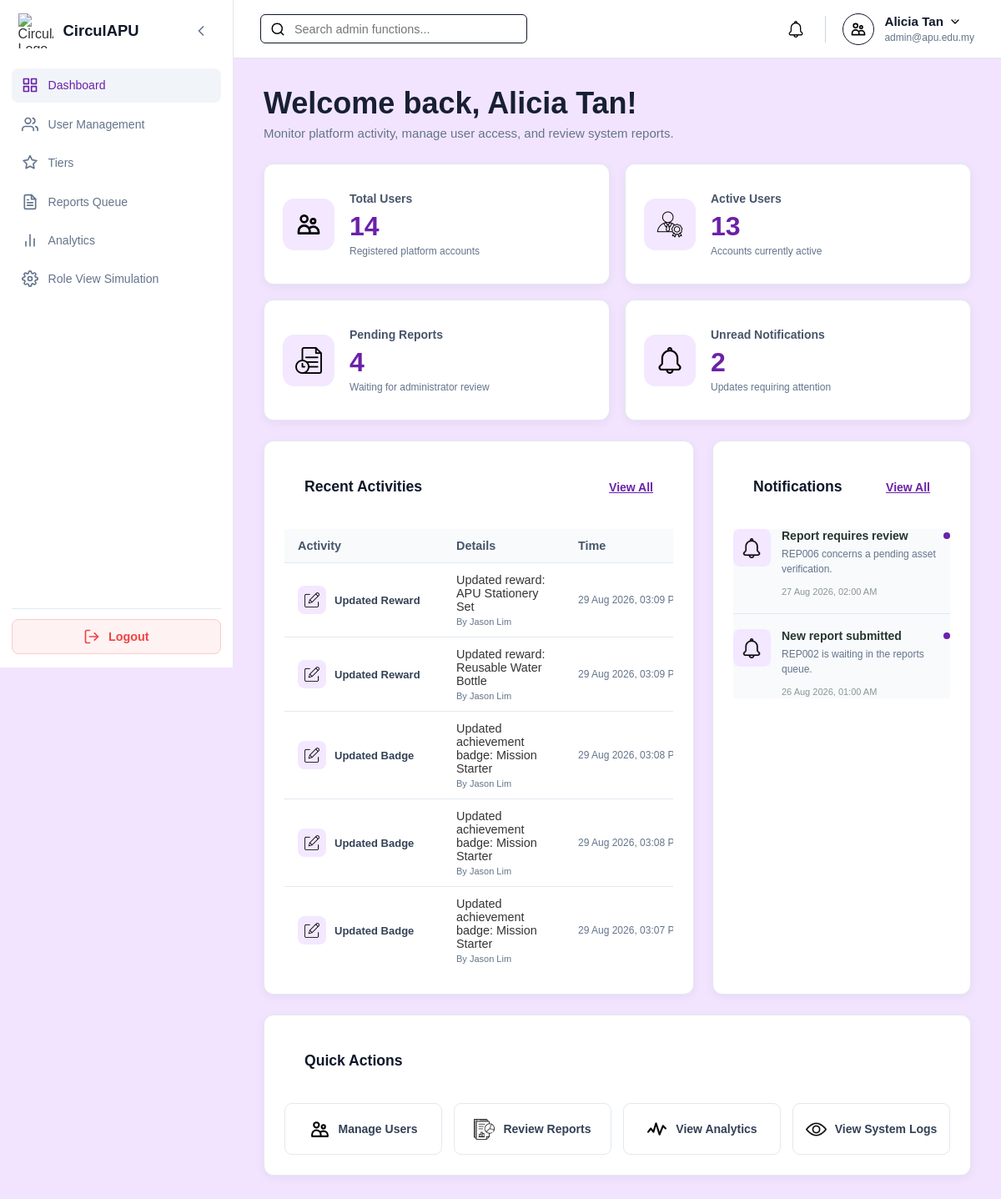
The app's page /Admin/admin_dashboard.php (signed in) with its own data.
### tables this page shows
CREATE TABLE `systemlog` (
  `logID` varchar(10) NOT NULL,
  `userID` varchar(10) NOT NULL,
  `actionType` enum('Create','Submit','Approve','Reject','Redeem','Assign','Update','Delete','Login','Logout') NOT NULL,
  `refType` enum('Mission','Asset','Reward','Badge','Tier','Verification','User','Category','Transaction','Borrowing') NOT NULL,
  `refID` varchar(10) DEFAULT NULL,
  `description` varchar(255) NOT NULL,
  `timeLogged` timestamp NOT NULL DEFAULT current_timestamp()
);

CREATE TABLE `notification` (
  `notificationID` varchar(10) NOT NULL,
  `userID` varchar(10) NOT NULL,
  `title` varchar(100) NOT NULL,
  `content` varchar(255) NOT NULL,
  `status` enum('Read','Unread') NOT NULL DEFAULT 'Unread',
  `createdDate` timestamp NOT NULL DEFAULT current_timestamp()
);

### Admin/admin_dashboard.php (the view, shortened to what this page needs)
<?php
require_once '../db.php';
function adminDashboardEscape($value): string
{
    return htmlspecialchars((string) $value, ENT_QUOTES, 'UTF-8');
}
function adminDashboardDate(?string $value): string
{
    $timestamp = strtotime($value);
    return date('d M Y, h:i A', $timestamp);
}
function adminActivityLabel(string $action, string $reference): string
{
    $labels = [
        'Create' => 'Created',
        'Update' => 'Updated',
        'Delete' => 'Removed',
        'Approve' => 'Approved',
        'Reject' => 'Rejected',
        'Submit' => 'Submitted',
        'Assign' => 'Assigned',
        'Login' => 'Signed in to',
        'Logout' => 'Signed out of',
    ];
    return ($labels[$action] ?? $action) . ' ' . $reference;
}
function adminActivityIcon(string $action): string
{
    return match ($action) {
        'Create' => 'create.png',
        'Update' => 'edit.png',
        'Delete', 'Reject' => 'delete.png',
        'Approve' => 'view.png',
        default => 'notification.png',
    };
}
$adminID = (string) $_SESSION['user_id'];
$adminName = trim($_SESSION['user_name'] ?? '') ?: 'System Administrator';
$totalUsers = $activeUsers = $pendingReports = $unreadNotifications = 0;
$recentActivities = [];
$notifications = [];
try {
    $conn->set_charset('utf8mb4');
    $userCounts = $conn->query(
        "SELECT COUNT(*) AS totalUsers,
                COALESCE(SUM(status='Active'), 0) AS activeUsers
         FROM user WHERE status<>'Deleted'"
    )->fetch_assoc();
    $totalUsers = (int) ($userCounts['totalUsers'] ?? 0);
    $activeUsers = (int) ($userCounts['activeUsers'] ?? 0);
    $pendingReports = (int) ($conn->query(
        "SELECT COUNT(*) AS total FROM report WHERE status='Pending'"
    )->fetch_assoc()['total'] ?? 0);
    $stmt = $conn->prepare(
        "SELECT COUNT(*) AS total FROM notification WHERE userID=? AND status='Unread'"
    );
    $stmt->bind_param('s', $adminID);
    $stmt->execute();
    $unreadNotifications = (int) ($stmt->get_result()->fetch_assoc()['total'] ?? 0);
    $activityResult = $conn->query(
        "SELECT sl.actionType, sl.refType, sl.refID, sl.description, sl.timeLogged,
                COALESCE(u.name, sl.userID) AS performedBy
         FROM systemlog sl
         LEFT JOIN user u ON u.userID=sl.userID
         ORDER BY sl.timeLogged DESC LIMIT 5"
    );
    while ($activity = $activityResult->fetch_assoc()) {
        $recentActivities[] = $activity;
    }
    $stmt = $conn->prepare(
        "SELECT notificationID, title, content, status, createdDate
         FROM notification WHERE userID=?
         ORDER BY createdDate DESC, notificationID DESC LIMIT 5"
    );
    $stmt->bind_param('s', $adminID);
    $stmt->execute();
    $notificationResult = $stmt->get_result();
    while ($notification = $notificationResult->fetch_assoc()) {
        $notifications[] = $notification;
    }
} catch (Throwable $exception) {
    error_log('Unable to load Admin dashboard: ' . $exception->getMessage());
    $databaseError = 'Unable to load dashboard data. Please check the database connection.';
}
?>
<!DOCTYPE html>
<html lang="en">
<head>
    <link rel="stylesheet" href="../style.css">
    <link rel="stylesheet" href="admin_style.css?v=<?= filemtime(__DIR__ . '/admin_style.css') ?>">
</head>
<body class="role-admin">
<div class="dashboard-container">
<?php include '../sidebar.php'; ?>
<div class="main-content">
<?php include '../header.php'; ?>
<main class="page-body dashboard-page admin-dashboard-page">
    <section class="dashboard-welcome">
        <div>
            <h1>Welcome back, <?= adminDashboardEscape($adminName) ?>!</h1>
            <p>Monitor platform activity, manage user access, and review system reports.</p>
        </div>
    </section>
    <section class="stats-grid" aria-label="System Administrator statistics">
        <a href="user_management.php" class="stat-card">
            <div class="stat-icon"><img src="../assets/icons/users.svg" alt=""></div>
            <div class="stat-content">
                <h3>Total Users</h3>
                <strong class="stat-value"><?= $totalUsers ?></strong>
                <p class="stat-description">Registered platform accounts</p>
            </div>
        </a>
        <a href="user_management.php?status=Active" class="stat-card">
            <div class="stat-icon"><img src="../assets/icons/user_badge.png" alt=""></div>
            <div class="stat-content">
                <h3>Active Users</h3>
                <strong class="stat-value"><?= $activeUsers ?></strong>
                <p class="stat-description">Accounts currently active</p>
            </div>
        </a>
        <a href="reports_queue.php?status=Pending" class="stat-card">
            <div class="stat-icon"><img src="../assets/icons/pendingVerification.png" alt=""></div>
            <div class="stat-content">
                <h3>Pending Reports</h3>
                <strong class="stat-value"><?= $pendingReports ?></strong>
                <p class="stat-description">Waiting for administrator review</p>
            </div>
        </a>
        <a href="admin_notifications.php?status=Unread" class="stat-card">
            <div class="stat-icon"><img src="../assets/icons/notification.png" alt=""></div>
            <div class="stat-content">
                <h3>Unread Notifications</h3>
                <strong class="stat-value"><?= $unreadNotifications ?></strong>
                <p class="stat-description">Updates requiring attention</p>
            </div>
        </a>
    </section>
    <section class="dashboard-lower-grid">
        <article class="content-card dashboard-panel">
            <div class="card-header">
                <h2>Recent Activities</h2>
                <a href="system_logs.php">View All</a>
            </div>
            <div class="table-wrapper">
                <table class="data-table admin-dashboard-activity-table">
                    <thead><tr><th>Activity</th><th>Details</th><th>Time</th></tr></thead>
                    <tbody>
                    <?php if (!$recentActivities): ?>
                        <tr><td colspan="3" class="dashboard-empty-state">No recent system activities available.</td></tr>
                    <?php else: foreach ($recentActivities as $activity): ?>
                        <tr>
                            <td>
                                <div class="activity-name activity-flex">
                                    <span class="activity-icon"><img src="../assets/icons/<?= adminDashboardEscape(adminActivityIcon($activity['actionType'])) ?>" alt=""></span>
                                    <strong><?= adminDashboardEscape(adminActivityLabel($activity['actionType'], $activity['refType'])) ?></strong>
                                </div>
                            </td>
                            <td>
                                <?= adminDashboardEscape($activity['description']) ?>
                                <small class="admin-activity-meta">By <?= adminDashboardEscape($activity['performedBy']) ?></small>
                            </td>
                            <td class="admin-dashboard-time"><?= adminDashboardEscape(adminDashboardDate($activity['timeLogged'])) ?></td>
                        </tr>
                    <?php endforeach; endif; ?>
                    </tbody>
                </table>
            </div>
        </article>
        <article class="content-card dashboard-panel">
            <div class="card-header">
                <h2>Notifications</h2>
                <a href="admin_notifications.php">View All</a>
            </div>
            <div class="notification-list">
            <?php if (!$notifications): ?>
                <div class="notification-empty-state">
                    <img src="../assets/icons/notification.png" alt="">
                    <p>No notifications available.</p>
                </div>
            <?php else: foreach ($notifications as $notification): ?>
                <a href="admin_notifications.php" class="notification-item <?= $notification['status'] === 'Unread' ? 'notification-unread' : '' ?>">
                    <div class="notification-icon"><img src="../assets/icons/notification.png" alt=""></div>
                    <div class="notification-content">
                        <div class="notification-title-row">
                            <strong><?= adminDashboardEscape($notification['title']) ?></strong>
                            <?php if ($notification['status'] === 'Unread'): ?><span class="unread-indicator" title="Unread notification"></span><?php endif; ?>
                        </div>
                        <p><?= adminDashboardEscape($notification['content']) ?></p>
                        <time><?= adminDashboardEscape(adminDashboardDate($notification['createdDate'])) ?></time>
                    </div>
                </a>
            <?php endforeach; endif; ?>
            </div>
        </article>
    </section>
    <section class="content-card quick-actions">
        <div class="card-header"><h2>Quick Actions</h2></div>
        <div class="quick-action-grid">
            <a href="user_management.php" class="quick-action"><img src="../assets/icons/users.svg" alt=""><span>Manage Users</span></a>
            <a href="reports_queue.php?status=Pending" class="quick-action"><img src="../assets/icons/report.png" alt=""><span>Review Reports</span></a>
            <a href="analytics.php" class="quick-action"><img src="../assets/icons/activity.svg" alt=""><span>View Analytics</span></a>
            <a href="system_logs.php" class="quick-action"><img src="../assets/icons/view.png" alt=""><span>View System Logs</span></a>
        </div>
    </section>
</main>
</div>
</div>
</body>
</html>

### Admin/admin_style.css (style rules this page uses)
.admin-dashboard-page .admin-dashboard-activity-table { min-width: 0; table-layout: fixed; }
.admin-dashboard-page .admin-dashboard-activity-table th:first-child { width: 190px; }
.admin-dashboard-page .admin-dashboard-activity-table th:last-child { width: 130px; }
.admin-dashboard-page .activity-name strong { white-space: normal; }
.admin-dashboard-page .admin-activity-meta { color: #64748b; display: block; font-size: 11px; margin-top: 4px; }
.admin-dashboard-page .admin-dashboard-time { color: #64748b; font-size: 12px; white-space: nowrap; }
.admin-dashboard-page .notification-list { max-height: 430px; overflow-y: auto; }

### records on screen
systemlog: actionType+refType "Updated Reward", description "Updated reward: APU Stationery Set", performedBy "Jason Lim", timeLogged "29 Aug 2026, 03:09…"
systemlog: actionType+refType "Updated Reward", description "Updated reward: Reusable Water Bottle", performedBy "Jason Lim", timeLogged "29 Aug 2026, 03:09…"
systemlog: actionType+refType "Updated Badge", description "Updated achievement badge: Mission Starter", performedBy "Jason Lim", timeLogged "29 Aug 2026, 03:08…"
systemlog: actionType+refType "Updated Badge", description "Updated achievement badge: Mission Starter", performedBy "Jason Lim", timeLogged "29 Aug 2026, 03:08…"
systemlog: actionType+refType "Updated Badge", description "Updated achievement badge: Mission Starter", performedBy "Jason Lim", timeLogged "29 Aug 2026, 03:07…"
notification: title "Report requires review", status "Unread" (drawn), content "REP006 concerns a pending asset verification.", createdDate "27 Aug 2026, 02:00 AM"
notification: title "New report submitted", status "Unread" (drawn), content "REP002 is waiting in the reports queue.", createdDate "26 Aug 2026, 01:00 AM"

### other values on screen
$user_name "Alicia Tan"
$user_email "admin@apu.edu.my"
adminDashboardEscape($adminName) "Alicia Tan"
$totalUsers "14"
$activeUsers "13"
$pendingReports "4"
$unreadNotifications "2"
